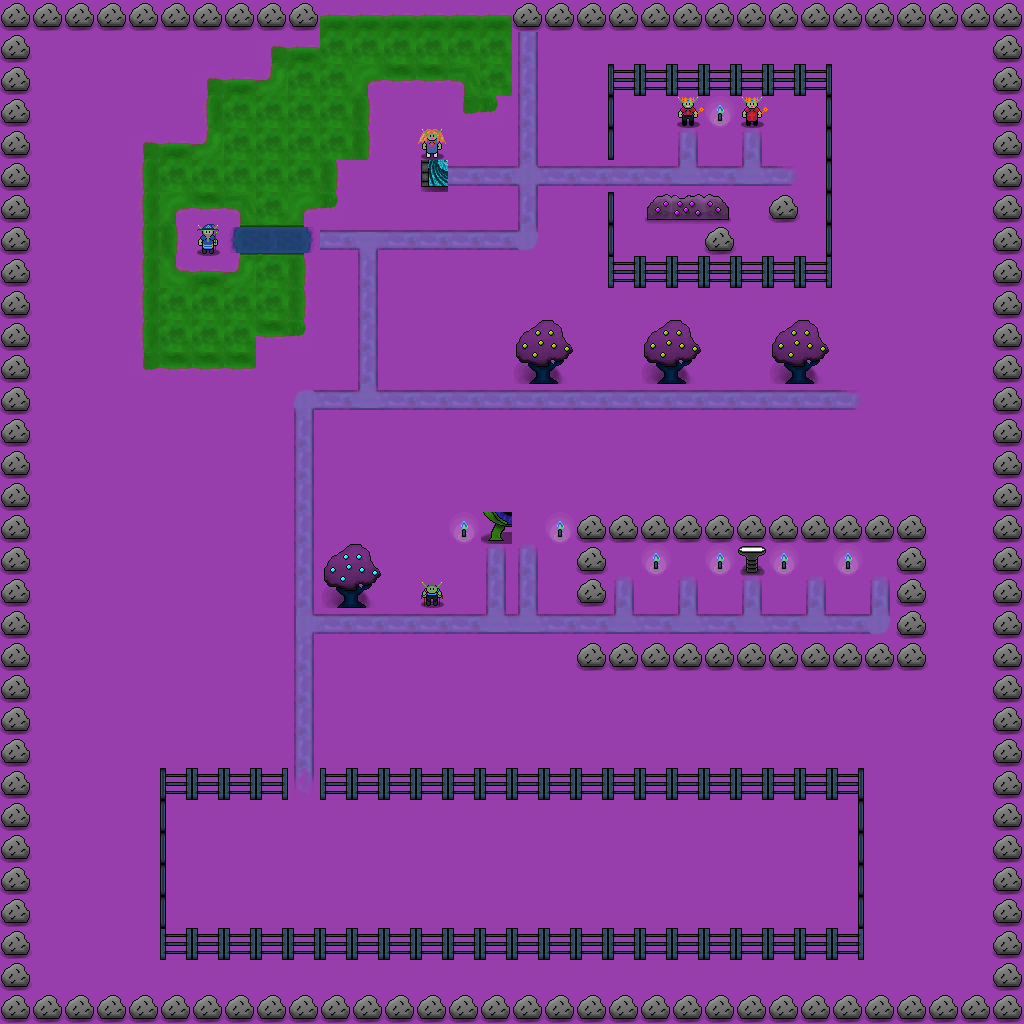

Below is a game level as drawn by its tile map, then a one-line description and the .tmx that defines it (tile-layer data replaced by summaries):
An orthogonal 32x32 tile map with 32x32 px tiles, 12 tile layers (floor, solidobs, behindobs, monsters, ...), 3 tilesets.

<map version="1.0" orientation="orthogonal" width="32" height="32" tilewidth="32" tileheight="32">
 <tileset firstgid="1" name="maptiles" tilewidth="32" tileheight="32">
  <image source="World4Tileset.png" width="352" height="256" />
  <tile id="44">
   <properties>
    <property name="torch" value="true" />
   </properties>
  </tile>
 </tileset>
 <tileset firstgid="89" name="boss" tilewidth="32" tileheight="32">
  <image source="eye_sore_tilesheet.png" width="384" height="64" />
 </tileset>
 <tileset firstgid="113" name="npcs" tilewidth="32" tileheight="32">
  <image source="world4_npc.png" width="160" height="32" />
 </tileset>
 <layer name="floor" width="32" height="32">
  <data>[1024 cells, 1024 non-empty, 16 distinct tile ids]</data>
 </layer>
 <layer name="solidobs" width="32" height="32">
  <properties>
   <property name="solid" value="true" />
  </properties>
  <data>[1024 cells, 311 non-empty, 26 distinct tile ids]</data>
 </layer>
 <layer name="behindobs" width="32" height="32">
  <properties>
   <property name="z" value="1" />
  </properties>
  <data>[1024 cells, 8 non-empty, 4 distinct tile ids]</data>
 </layer>
 <layer name="monsters" width="32" height="32">
  <properties>
   <property name="monsters" value="true" />
  </properties>
  <data>[1024 cells, 80 non-empty, 1 distinct tile ids]</data>
 </layer>
 <layer name="torches" width="32" height="32">
  <properties>
   <property name="json" value="maps/world4/torches.json" />
   <property name="solid" value="true" />
   <property name="torch" value="true" />
  </properties>
  <data>[1024 cells, 7 non-empty, 1 distinct tile ids]</data>
 </layer>
 <layer name="boss" width="32" height="32">
  <properties>
   <property name="boss" value="Eye Sore" />
   <property name="hidden" value="true" />
   <property name="solid" value="true" />
  </properties>
  <data>[1024 cells, 1 non-empty, 1 distinct tile ids]</data>
 </layer>
 <layer name="playerspawn" width="32" height="32">
  <properties>
   <property name="hidden" value="true" />
   <property name="playerspawn" value="true" />
  </properties>
  <data>[1024 cells, 1 non-empty, 1 distinct tile ids]</data>
 </layer>
 <layer name="npc1" width="32" height="32">
  <properties>
   <property name="npc" value="true" />
   <property name="solid" value="true" />
  </properties>
  <data>[1024 cells, 1 non-empty, 1 distinct tile ids]</data>
 </layer>
 <layer name="npc2" width="32" height="32">
  <properties>
   <property name="npc" value="true" />
   <property name="solid" value="true" />
  </properties>
  <data>[1024 cells, 1 non-empty, 1 distinct tile ids]</data>
 </layer>
 <layer name="npc3" width="32" height="32">
  <properties>
   <property name="npc" value="true" />
   <property name="solid" value="true" />
  </properties>
  <data>[1024 cells, 1 non-empty, 1 distinct tile ids]</data>
 </layer>
 <layer name="npc4" width="32" height="32">
  <properties>
   <property name="npc" value="true" />
   <property name="solid" value="true" />
  </properties>
  <data>[1024 cells, 1 non-empty, 1 distinct tile ids]</data>
 </layer>
 <layer name="npc5" width="32" height="32">
  <properties>
   <property name="npc" value="true" />
   <property name="solid" value="true" />
  </properties>
  <data>[1024 cells, 1 non-empty, 1 distinct tile ids]</data>
 </layer>
</map>